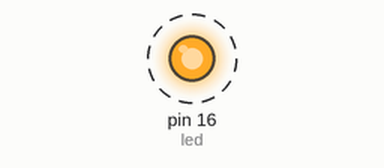
Recording of a program running on a simulated Raspberry Pi (header pin numbers). On the bench: output pins drawn as LEDs (lit = HIGH). Dashed ring = blinking.

Above: at 0.2 s.
Timing chart, 0 to 3.0 s (numbered marks = the images above):
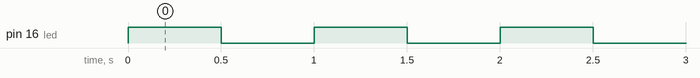

Measured:
- by itself, pin 16 (led): alternates HIGH for 0.50 s and LOW for 0.50 s

The program:

led.py
```python
import RPi.GPIO as GPIO
import time

led = 16
GPIO.setmode(GPIO.BOARD)
GPIO.setup(led,GPIO.OUT)

try:
	while True:
		GPIO.output(led,True)
		time.sleep(0.5)
		GPIO.output(led,False)
		time.sleep(0.5)

except KeyboardInterrupt:
	GPIO.cleanup()
```
